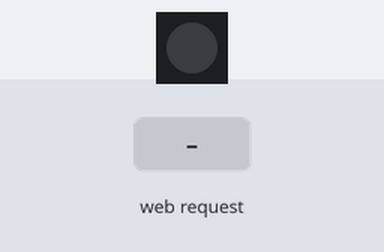
Simulated run of this sketch. Board: ESP32. Shown: 1 RGB LEDs in strip order, left to right. Inputs (shaded band) come from the test bench. WiFi joins after 1.5 s; servers stay silent unless stated; what the sketch prints to the serial monitor is not drawn.

Above: at 2.7 s.
2.8 s: HTTP request GET /RGB received
At 3.6 s:
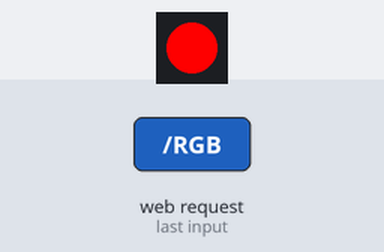
At 4.7 s:
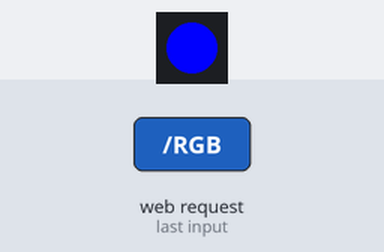
5.8 s: HTTP request GET /R received
7.3 s: HTTP request GET /G received
At 8.7 s:
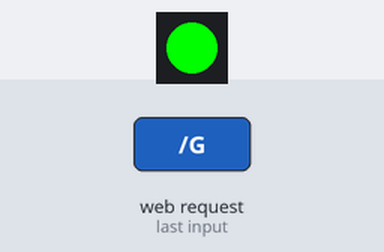
Timing chart, 0 to 10.3 s (numbered marks = the images above; inputs shaded):
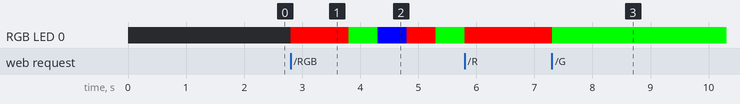

The sketch:

esp32.ino
```cpp
#include <WiFi.h>
#include <Adafruit_NeoPixel.h>
#define pin 8
#define numpixels 1
const char *ssid = "wifi ssid";
const char *password = "wifipassword";

NetworkServer server(80);
Adafruit_NeoPixel pixels(numpixels, pin, NEO_GRB + NEO_KHZ800);

// State tracking
String ledMode = "";
int rgbStep = 0;
unsigned long lastRGBChange = 0;
const int RGB_INTERVAL = 500;

void setup() {
  Serial.begin(115200);
  pixels.begin();

  Serial.print("Connecting to ");
  Serial.println(ssid);
  WiFi.begin(ssid, password);
  while (WiFi.status() != WL_CONNECTED) {
    delay(500);
    Serial.print(".");
  }
  Serial.println("\nWiFi connected. IP: ");
  Serial.println(WiFi.localIP());
  server.begin();
}

void loop() {
  // Handle RGB cycling non-blocking
  if (ledMode == "RGB") {
    unsigned long now = millis();
    if (now - lastRGBChange >= RGB_INTERVAL) {
      lastRGBChange = now;
      if (rgbStep == 0)      pixels.setPixelColor(0, pixels.Color(250, 0, 0));
      else if (rgbStep == 1) pixels.setPixelColor(0, pixels.Color(0, 250, 0));
      else if (rgbStep == 2) pixels.setPixelColor(0, pixels.Color(0, 0, 250));
      pixels.show();
      rgbStep = (rgbStep + 1) % 3;
    }
  }

  NetworkClient client = server.accept();
  if (client) {
    Serial.println("New Client.");
    String currentLine = "";
    while (client.connected()) {
      if (client.available()) {
        char c = client.read();
        Serial.write(c);
        if (c == '\n') {
          if (currentLine.length() == 0) {
            client.println("HTTP/1.1 200 OK");
            client.println("Content-type:text/html");
            client.println();
            client.print("Click <a href=\"/R\">here</a> to turn the LED red.<br>");
            client.print("Click <a href=\"/G\">here</a> to turn the LED green.<br>");
            client.print("Click <a href=\"/B\">here</a> to turn the LED blue.<br>");
            client.print("Click <a href=\"/RGB\">here</a> to turn the LED RGB.<br>");
            client.println();
            break;
          } else {
            currentLine = "";
          }
        } else if (c != '\r') {
          currentLine += c;
        }

        if (currentLine.endsWith("GET /R")) {
          ledMode = "R";
          pixels.setPixelColor(0, pixels.Color(250, 0, 0));
          pixels.show();
        }
        if (currentLine.endsWith("GET /G")) {
          ledMode = "G";
          pixels.setPixelColor(0, pixels.Color(0, 250, 0));
          pixels.show();
        }
        if (currentLine.endsWith("GET /B")) {
          ledMode = "B";
          pixels.setPixelColor(0, pixels.Color(0, 0, 250));
          pixels.show();
        }
        if (currentLine.endsWith("GET /RGB")) {
          ledMode = "RGB";
          rgbStep = 0;
          lastRGBChange = millis();
        }
      }
    }
    client.stop();
    Serial.println("Client Disconnected.");
  }
}
```

Measured:
- after the input at 2.8 s, RGB LED 0: off → RGB(250, 0, 0) at once, → RGB(0, 250, 0) 1.0 s later, → RGB(0, 0, 250) 0.50 s later, → RGB(250, 0, 0) 0.50 s later, … (5 changes in this stretch)
- after the input at 7.3 s, RGB LED 0: RGB(250, 0, 0) → RGB(0, 250, 0) at once
